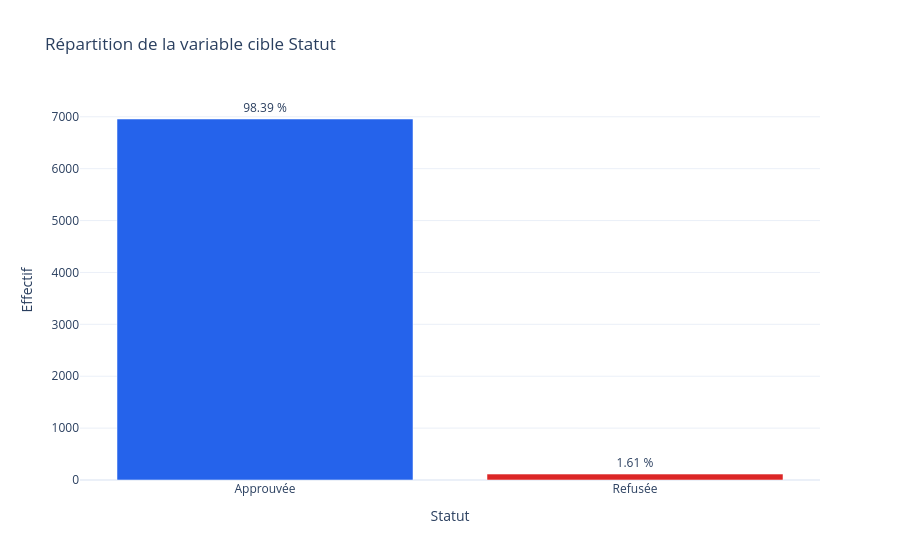

The notebook cell saved with this chart:
### Code cell
fig_statut = px.bar(
    repartition_statut,
    x="Statut",
    y="Effectif",
    text="Pourcentage (%)",
    title="Répartition de la variable cible Statut",
    color="Statut",
    color_discrete_map={"Approuvée": COULEURS[0], "Refusée": COULEURS[1]},
)
fig_statut.update_traces(texttemplate="%{text:.2f} %", textposition="outside")
fig_statut.update_layout(showlegend=False)
fig_statut

### Figure 1 — Plotly figure (JSON) as saved in the notebook; plotly's stock layout.template omitted (floating-point values rounded to 4 significant figures)
{"data": [{"hovertemplate": "Statut=%{x}<br>Effectif=%{y}<br>Pourcentage (%)=%{text}<extra></extra>", "legendgroup": "Approuvée", "marker": {"color": "#2563EB", "pattern": {"shape": ""}}, "name": "Approuvée", "orientation": "v", "showlegend": true, "text": [98.39], "textposition": "outside", "texttemplate": "%{text:.2f} %", "type": "bar", "x": ["Approuvée"], "xaxis": "x", "y": [6957], "yaxis": "y"}, {"hovertemplate": "Statut=%{x}<br>Effectif=%{y}<br>Pourcentage (%)=%{text}<extra></extra>", "legendgroup": "Refusée", "marker": {"color": "#DC2626", "pattern": {"shape": ""}}, "name": "Refusée", "orientation": "v", "showlegend": true, "text": [1.61], "textposition": "outside", "texttemplate": "%{text:.2f} %", "type": "bar", "x": ["Refusée"], "xaxis": "x", "y": [114], "yaxis": "y"}], "layout": {"barmode": "relative", "legend": {"title": {"text": "Statut"}, "tracegroupgap": 0}, "showlegend": false, "title": {"text": "Répartition de la variable cible Statut"}, "xaxis": {"anchor": "y", "categoryarray": ["Approuvée", "Refusée"], "categoryorder": "array", "domain": [0, 1], "title": {"text": "Statut"}}, "yaxis": {"anchor": "x", "domain": [0, 1], "title": {"text": "Effectif"}}}}
